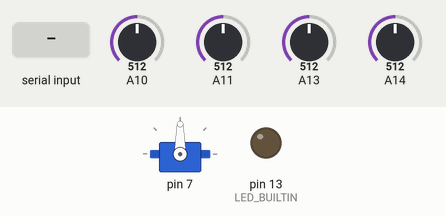
The sketch below on a simulated Arduino Mega 2560, built with avr-gcc and run on an emulated ATmega2560. Shown: servo, output pins drawn as LEDs (lit = HIGH). Inputs (shaded band) come from the test bench; at power-on: A10 = 512, A11 = 512, A13 = 512, A14 = 512. What the sketch prints to the serial monitor is not drawn.

Above: at 1.2 s.
1.3 s: byte 13 (EFETUADOR) received over Serial
At 2.3 s:
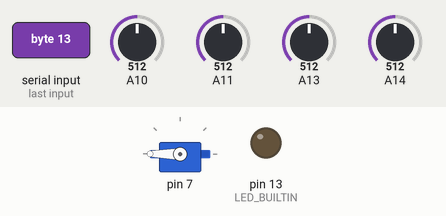
Timing chart, 0 to 4.3 s (numbered marks = the images above; inputs shaded):
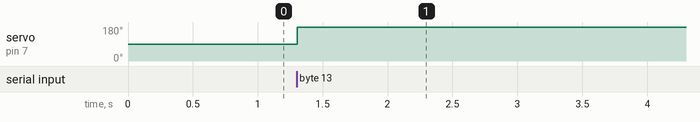

The sketch:

embarcados.ino
```cpp
#include <AccelStepper.h>
#include <Servo.h>
#include <math.h>
#include "rodas.hpp"
#include "comunicacao.hpp"
#include "posicao.hpp"

// Define os motores stepper
AccelStepper LeftBackWheel(1, RODA1_STEP, RODA1_DIR);   // (Type:driver, STEP, DIR) - Stepper1
AccelStepper LeftFrontWheel(1, RODA2_STEP, RODA2_DIR);  // Stepper2
AccelStepper RightBackWheel(1, RODA3_STEP, RODA3_DIR);  // Stepper3
AccelStepper RightFrontWheel(1, RODA4_STEP, RODA4_DIR); // Stepper4
AccelStepper Manipulador(1, MANIPUL_STEP, MANIPUL_DIR); // StepperManip

// Define o servo da garra
Servo efet;

// Velocidade do arduino
int velocidade = 200;   // Velocidade do robô

// Posições do robô e a sua posição objetivo
float posx = 0;       // Em cm
float posy = 0;
float posz = 0;
float posrot = 0;     // Em radiano

// Que tipo de movimento o robô está fazendo
int comandoRoda = 10;

float lxly = 20.5; // Soma das distâncias (lx e ly) do centro do robô aos cantos (ou seja, lx + ly) -> aproximado
int r = 7; // Raio da roda (Distância do centro da roda até o centro do roller) em cm
int spr = 200;  // Passos por revolução do NEMA 17

int keepspin = 0;

void setup() {
  LeftFrontWheel.setMaxSpeed(1000);
  LeftBackWheel.setMaxSpeed(1000);
  RightFrontWheel.setMaxSpeed(1000);
  RightBackWheel.setMaxSpeed(1000);
  Manipulador.setMaxSpeed(1000);
  LeftFrontWheel.setSpeed(0);
  LeftBackWheel.setSpeed(0);
  RightFrontWheel.setSpeed(0);
  RightBackWheel.setSpeed(0);
  Manipulador.setSpeed(0);
  Manipulador.setAcceleration(150);

  efet.attach(EFETUADOR_S);

  pinMode(INFRA1_S, INPUT);
  pinMode(INFRA2_S, INPUT);
  pinMode(INFRA3_S, INPUT);
  pinMode(INFRA4_S, INPUT);
  pinMode(FIMDECURSO_S, INPUT);
  pinMode(RODA1_STEP, INPUT);
  pinMode(RODA1_DIR, INPUT);
  pinMode(RODA2_STEP, INPUT);
  pinMode(RODA2_DIR, INPUT);
  pinMode(RODA3_STEP, INPUT);
  pinMode(RODA3_DIR, INPUT);
  pinMode(RODA4_STEP, INPUT);
  pinMode(RODA4_DIR, INPUT);
  pinMode(MANIPUL_STEP, INPUT);
  pinMode(MANIPUL_DIR, INPUT);

  Serial.begin(9600);

  pinMode(LED_BUILTIN, OUTPUT);

  //--------------Onde podemos fazer os testes-----------------
  //moveForward();
  //LeftFrontWheel.setSpeed(200);

  /*delay(3000);
  moveForward();
  delay(2000);
  rotateRight(180);
  moveForward();
  delay(2000);
  stopMoving();
  delay(100);
  moveBackward();
  delay(100);
  moveForward();
  delay(100);
  stopMoving();*/
//delay(10000);
  //rotateRight(180);
}

void loop() {
  // Checa se o Raspberry enviou uma mensagem e faz tudo
  doComm();

  // Executar os passos
  LeftFrontWheel.runSpeed();
  LeftBackWheel.runSpeed();
  RightFrontWheel.runSpeed();
  RightBackWheel.runSpeed();
  //Manipulador.run();

  // Faz a totalização do movimento
  totalizacao();
}
```

Measured:
- after the input at 1.3 s, servo on pin 7: 90° → 180° at once
